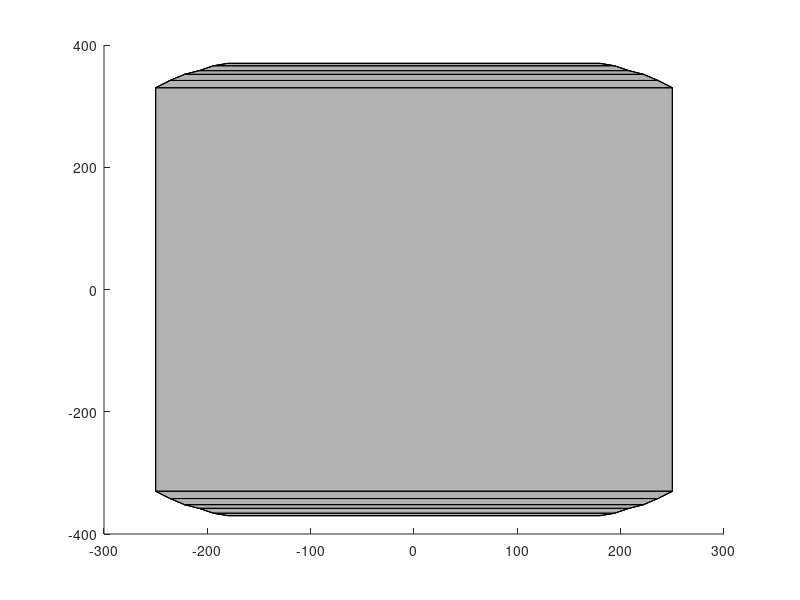

This figure's MATLAB source:
function plotAuroraTable (plothandle)

if ~exist('plothandle','var') 
    plothandle = figure;
end

figure(plothandle)
%% AURORA
auroraVertices = [     
                   250,  330,   0; % Upper face
                   
                   250, -330,   0; % First corner
                   236, -342,   0;
                   222, -352,   0;
                   208, -358,   0;
                   194, -366,   0;
                   180, -370,   0;
                   
                  -180, -370,   0; % Second corner
                  -194, -366,   0;
                  -208, -358,   0;
                  -222, -352,   0;
                  -236, -342,   0;
                  -250, -330,   0;
                  
                  -250,  330,   0; % Third corner
                  -236,  342,   0;
                  -222,  352,   0;
                  -208,  358,   0;
                  -194,  366,   0;
                  -180,  370,   0; 
                   
                   180,  370,   0; % Four corner
                   194,  366,   0;
                   208,  358,   0;
                   222,  352,   0;
                   236,  342,   0;
                   
                   250,  330, 34; % Upper face
                   
                   250, -330, 34; % First corner
                   236, -342, 34;
                   222, -352, 34;
                   208, -358, 34;
                   194, -366, 34;
                   180, -370, 34;
                   
                  -180, -370, 34; % Second corner
                  -194, -366, 34;
                  -208, -358, 34;
                  -222, -352, 34;
                  -236, -342, 34;
                  -250, -330, 34;
                  
                  -250,  330, 34; % Third corner
                  -236,  342, 34;
                  -222,  352, 34;
                  -208,  358, 34;
                  -194,  366, 34;
                  -180,  370, 34; 
                   
                   180,  370, 34; % Four corner
                   194,  366, 34;
                   208,  358, 34;
                   222,  352, 34;
                   236,  342, 34;     
                   ];
              
auroraFaces = [ 1 2 13 14; % Lower face
    
                2 3 12 13;
                3 4 11 12;
                4 5 10 11;
                5 6 9 10;
                6 7 8 9;
                
                14 15 24 1;
                15 16 23 24;
                16 17 22 23;
                17 18 21 22;
                18 19 20 21;
                
                25 26 37 38; % Upper face
                26 27 36 37;
                27 28 35 36;
                28 29 34 35;
                29 30 33 34;
                30 31 32 33;
                
                38 39 48 25;
                39 40 47 48;
                40 41 46 47;
                41 42 45 46;
                42 43 44 45;
                
                 1  2 26 25; % Laterals
                 2  3 27 26;
                 3  4 28 27;
                 4  5 29 28;
                 5  6 30 29;
                 6  7 31 30;
                 7  8 32 31;
                 8  9 33 32;
                 9 10 34 33;
                10 11 35 34;
                11 12 36 35;
                12 13 37 36;
                13 14 38 37;
                14 15 39 38;
                15 16 40 39;
                16 17 41 40;
                17 18 42 41;
                18 19 43 42;
                19 20 44 43;
                20 21 45 44;
                21 22 46 45;
                22 23 47 46;
                23 24 48 47;
                24  1 25 48;
];

grey = [0.7,0.7,0.7];
patch('Vertices',auroraVertices,'Faces',auroraFaces,'FaceColor',grey)